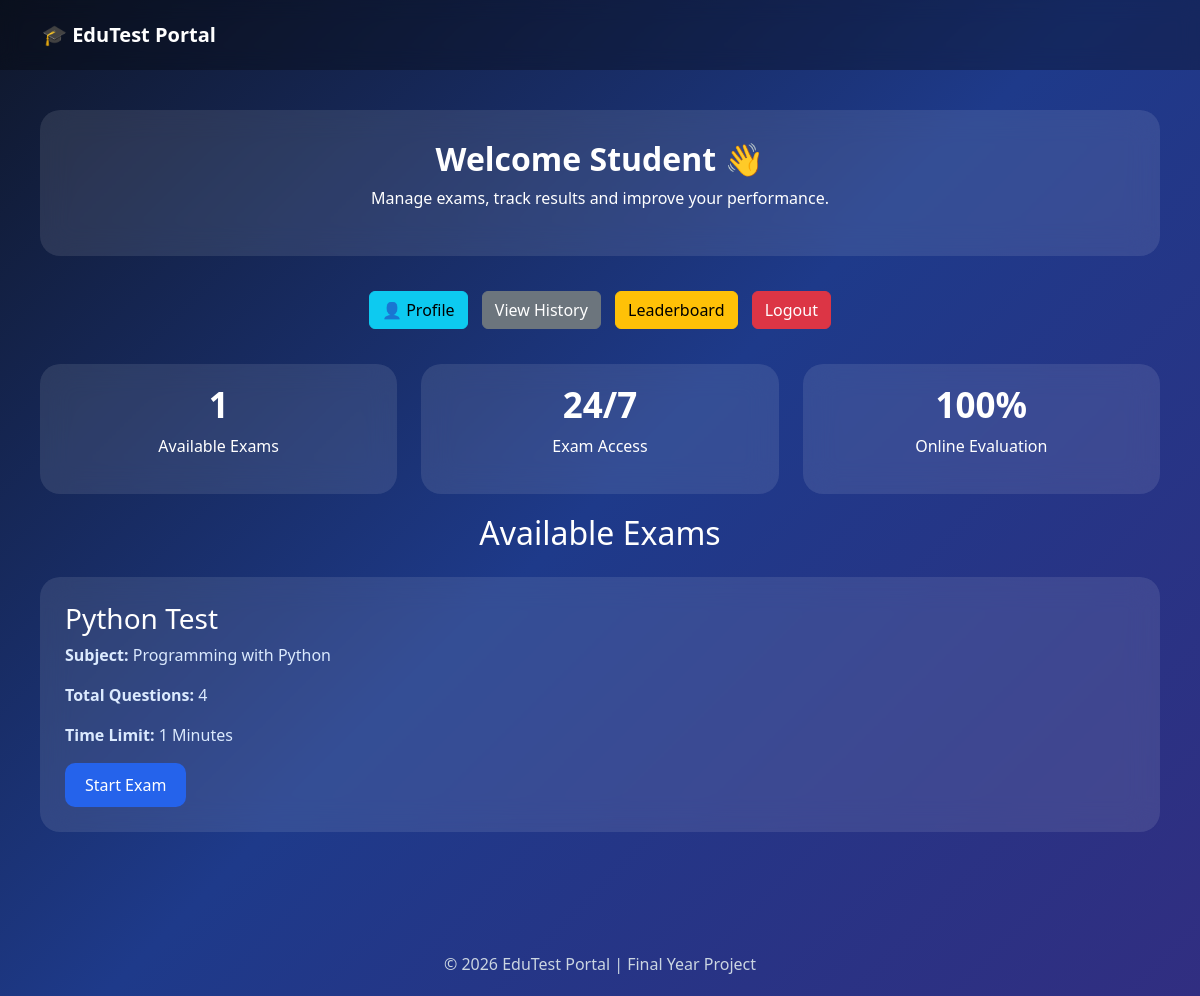
Page /dashboard/ on the earlier database version.
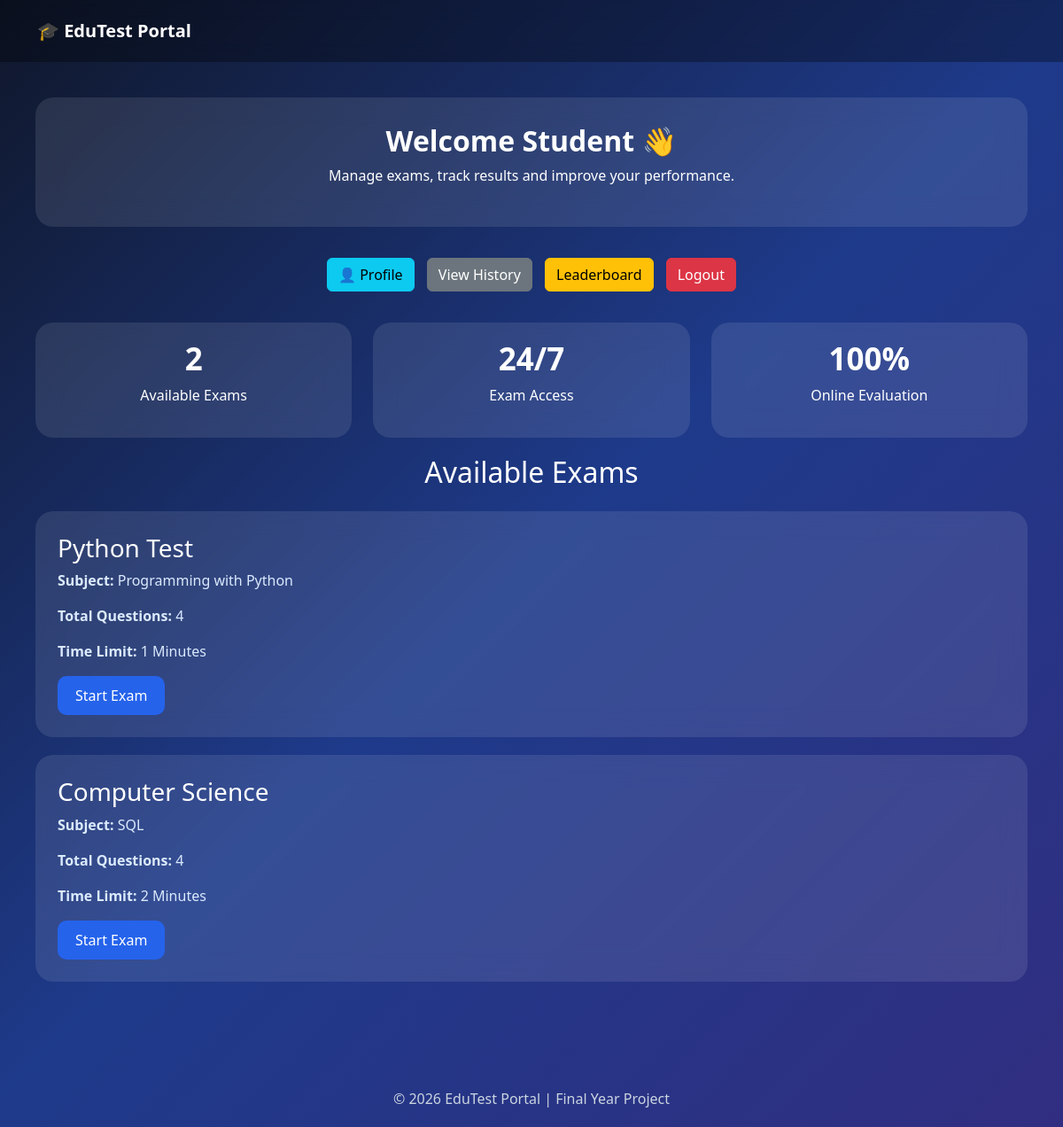
Same page on the later database version.
### exams/models.py (models this page shows, shortened)
class Exam(models.Model):
    title = models.CharField(max_length=200)
    subject = models.CharField(max_length=100)
    total_questions = models.IntegerField()
    time_limit = models.IntegerField(help_text="Time in minutes")

### exams/views.py (the view)
# urls.py: path('dashboard/', views.dashboard),
def dashboard(request):
    exams = Exam.objects.all()
    for exam in exams:
        exam.question_count = Question.objects.filter(exam=exam).count()
    return render(request, 'dashboard.html', {'exams': exams})

### templates/dashboard.html (shortened to what this page needs)
<!DOCTYPE html>
<html lang="en">
<head>
    <link href="https://cdn.jsdelivr.net/npm/bootstrap@5.3.2/dist/css/bootstrap.min.css" rel="stylesheet">
</head>
<body>
<nav class="navbar navbar-dark">
    <div class="container-fluid">
        <a class="navbar-brand fw-bold">
            🎓 EduTest Portal
        </a>
    </div>
</nav>
<div class="dashboard-container">
    <div class="welcome-card">
        <h2>Welcome Student 👋</h2>
        <p>
            Manage exams, track results and improve your performance.
        </p>
    </div>
    <div class="action-buttons">
        <a href="/profile/" class="btn btn-info">👤 Profile</a>
        <a href="/history/" class="btn btn-secondary">
            View History
        </a>
        <a href="/leaderboard/" class="btn btn-warning">
            Leaderboard
        </a>
        <a href="/logout/" class="btn btn-danger">
            Logout
        </a>
    </div>
    <div class="row">
        <div class="col-md-4">
            <div class="stat-card">
                <h3>{{ exams|length }}</h3>
                <p>Available Exams</p>
            </div>
        </div>
        <div class="col-md-4">
            <div class="stat-card">
                <h3>24/7</h3>
                <p>Exam Access</p>
            </div>
        </div>
        <div class="col-md-4">
            <div class="stat-card">
                <h3>100%</h3>
                <p>Online Evaluation</p>
            </div>
        </div>
    </div>
    <h2 class="mb-4 text-center">
        Available Exams
    </h2>
    {% for exam in exams %}
    <div class="exam-card">
        <h3>{{ exam.title }}</h3>
        <p>
            <strong>Subject:</strong>
            {{ exam.subject }}
        </p>
        <p>
            <strong>Total Questions:</strong>
            {{ exam.question_count }}
        </p>
        <p>
            <strong>Time Limit:</strong>
            {{ exam.time_limit }} Minutes
        </p>
        <a href="/exam/{{ exam.id }}/"
           class="btn btn-start">
            Start Exam
        </a>
    </div>
    {% empty %}
    <div class="alert alert-info">
        No exams available right now.
    </div>
    {% endfor %}
</div>
<footer class="footer">
    © 2026 EduTest Portal | Final Year Project
</footer>
</body>
</html>

Differences in the rows shown:
added Exam: title "Computer Science", subject "SQL", question_count "4", time_limit "2"
Other differences:
{{ exams|length }}: "1" → "2"
